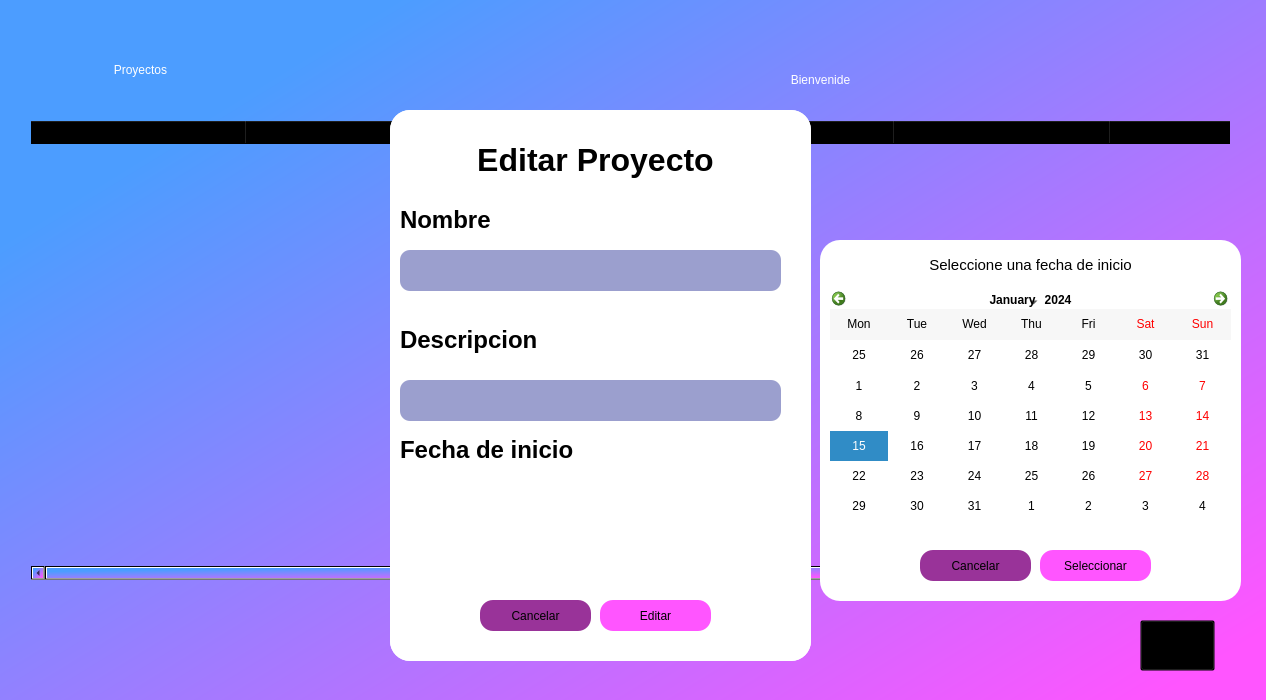
<?xml version="1.0" encoding="UTF-8"?>
<ui version="4.0">
 <class>Dialog</class>
 <widget class="QDialog" name="Dialog">
  <property name="enabled">
   <bool>true</bool>
  </property>
  <property name="geometry">
   <rect>
    <x>0</x>
    <y>0</y>
    <width>1266</width>
    <height>700</height>
   </rect>
  </property>
  <property name="windowTitle">
   <string>Dialog</string>
  </property>
  <widget class="QWidget" name="fondo" native="true">
   <property name="enabled">
    <bool>true</bool>
   </property>
   <property name="geometry">
    <rect>
     <x>-10</x>
     <y>0</y>
     <width>1280</width>
     <height>700</height>
    </rect>
   </property>
   <property name="mouseTracking">
    <bool>true</bool>
   </property>
   <property name="autoFillBackground">
    <bool>false</bool>
   </property>
   <property name="styleSheet">
    <string notr="true">background-color:qlineargradient(spread:pad, x1:0.147, y1:0.193182, x2:0.975, y2:0.925682, stop:0 rgba(76, 157, 255, 255), stop:0.997468 rgba(255, 85, 255, 255))</string>
   </property>
   <widget class="QLabel" name="label">
    <property name="geometry">
     <rect>
      <x>30</x>
      <y>30</y>
      <width>241</width>
      <height>81</height>
     </rect>
    </property>
    <property name="autoFillBackground">
     <bool>false</bool>
    </property>
    <property name="styleSheet">
     <string notr="true">font: 36pt &quot;Verdana&quot;;
 color:rgb(255, 255, 255);
background-color: rgba(0,0,0,0);
border-radius:20;</string>
    </property>
    <property name="text">
     <string>&lt;html&gt;&lt;head/&gt;&lt;body&gt;&lt;p align=&quot;center&quot;&gt;Proyectos&lt;/p&gt;&lt;/body&gt;&lt;/html&gt;</string>
    </property>
    <property name="alignment">
     <set>Qt::AlignLeading|Qt::AlignLeft|Qt::AlignVCenter</set>
    </property>
   </widget>
   <widget class="QTableWidget" name="tableWidget">
    <property name="geometry">
     <rect>
      <x>40</x>
      <y>120</y>
      <width>1201</width>
      <height>461</height>
     </rect>
    </property>
    <property name="styleSheet">
     <string notr="true">background-color: rgba(0,0,0,0);
font: 12pt &quot;Verdana&quot;;</string>
    </property>
    <property name="showGrid">
     <bool>true</bool>
    </property>
    <property name="wordWrap">
     <bool>true</bool>
    </property>
    <attribute name="horizontalHeaderVisible">
     <bool>true</bool>
    </attribute>
    <attribute name="horizontalHeaderDefaultSectionSize">
     <number>216</number>
    </attribute>
    <attribute name="horizontalHeaderHighlightSections">
     <bool>true</bool>
    </attribute>
    <attribute name="verticalHeaderCascadingSectionResizes">
     <bool>false</bool>
    </attribute>
    <attribute name="verticalHeaderDefaultSectionSize">
     <number>30</number>
    </attribute>
    <column>
     <property name="text">
      <string>Nombre</string>
     </property>
     <property name="font">
      <font>
       <family>Verdana</family>
       <pointsize>12</pointsize>
       <weight>75</weight>
       <bold>true</bold>
      </font>
     </property>
    </column>
    <column>
     <property name="text">
      <string>Descripcion</string>
     </property>
     <property name="font">
      <font>
       <family>Verdana</family>
       <pointsize>12</pointsize>
       <weight>75</weight>
       <bold>true</bold>
      </font>
     </property>
    </column>
    <column>
     <property name="text">
      <string>Fecha de inicio</string>
     </property>
     <property name="font">
      <font>
       <family>Verdana</family>
       <pointsize>12</pointsize>
       <weight>75</weight>
       <bold>true</bold>
      </font>
     </property>
    </column>
    <column>
     <property name="text">
      <string>Fecha estimada</string>
     </property>
     <property name="font">
      <font>
       <family>Verdana</family>
       <pointsize>12</pointsize>
       <weight>75</weight>
       <bold>true</bold>
      </font>
     </property>
    </column>
    <column>
     <property name="text">
      <string>Actividades</string>
     </property>
     <property name="font">
      <font>
       <family>Verdana</family>
       <pointsize>12</pointsize>
       <weight>75</weight>
       <bold>true</bold>
      </font>
     </property>
    </column>
    <column>
     <property name="text">
      <string>Editar</string>
     </property>
     <property name="font">
      <font>
       <family>Verdana</family>
       <pointsize>12</pointsize>
       <weight>75</weight>
       <bold>true</bold>
      </font>
     </property>
    </column>
    <column>
     <property name="text">
      <string>Eliminar</string>
     </property>
     <property name="font">
      <font>
       <family>Verdana</family>
       <pointsize>12</pointsize>
       <weight>75</weight>
       <bold>true</bold>
      </font>
     </property>
    </column>
   </widget>
   <widget class="QLabel" name="name">
    <property name="geometry">
     <rect>
      <x>940</x>
      <y>60</y>
      <width>221</width>
      <height>39</height>
     </rect>
    </property>
    <property name="styleSheet">
     <string notr="true">font: 26pt &quot;Rockwell&quot;; color:rgb(255, 255, 255);
background-color: rgba(0,0,0,0);
border-radius:20;</string>
    </property>
    <property name="text">
     <string/>
    </property>
   </widget>
   <widget class="QLabel" name="label_2">
    <property name="geometry">
     <rect>
      <x>690</x>
      <y>50</y>
      <width>281</width>
      <height>61</height>
     </rect>
    </property>
    <property name="autoFillBackground">
     <bool>false</bool>
    </property>
    <property name="styleSheet">
     <string notr="true">color:rgb(255, 255, 255);
font: 26pt &quot;Verdana&quot;;
background-color: rgba(0,0,0,0);
border-radius:20;</string>
    </property>
    <property name="text">
     <string>&lt;html&gt;&lt;head/&gt;&lt;body&gt;&lt;p align=&quot;center&quot;&gt;Bienvenide&lt;/p&gt;&lt;/body&gt;&lt;/html&gt;</string>
    </property>
    <property name="alignment">
     <set>Qt::AlignLeading|Qt::AlignLeft|Qt::AlignVCenter</set>
    </property>
   </widget>
   <widget class="QWidget" name="crp" native="true">
    <property name="enabled">
     <bool>true</bool>
    </property>
    <property name="geometry">
     <rect>
      <x>400</x>
      <y>110</y>
      <width>421</width>
      <height>551</height>
     </rect>
    </property>
    <property name="styleSheet">
     <string notr="true">background-color: rgb(255, 255, 255);
border-bottom-left-radius: 20px;
border-bottom-right-radius:20px;
border-top-left-radius: 20px;
border-top-right-radius: 20px;</string>
    </property>
    <widget class="QLabel" name="label_3">
     <property name="geometry">
      <rect>
       <x>10</x>
       <y>20</y>
       <width>391</width>
       <height>61</height>
      </rect>
     </property>
     <property name="autoFillBackground">
      <bool>false</bool>
     </property>
     <property name="styleSheet">
      <string notr="true">color: rgb(0, 0, 0);
font: 28pt &quot;Verdana&quot;;
background-color: rgba(0,0,0,0);
border-radius:20;</string>
     </property>
     <property name="text">
      <string>&lt;html&gt;&lt;head/&gt;&lt;body&gt;&lt;p align=&quot;center&quot;&gt;&lt;span style=&quot; font-size:24pt; font-weight:600;&quot;&gt;Crear Proyecto&lt;/span&gt;&lt;/p&gt;&lt;/body&gt;&lt;/html&gt;</string>
     </property>
     <property name="alignment">
      <set>Qt::AlignLeading|Qt::AlignLeft|Qt::AlignVCenter</set>
     </property>
    </widget>
    <widget class="QLabel" name="label_4">
     <property name="geometry">
      <rect>
       <x>10</x>
       <y>80</y>
       <width>281</width>
       <height>61</height>
      </rect>
     </property>
     <property name="autoFillBackground">
      <bool>false</bool>
     </property>
     <property name="styleSheet">
      <string notr="true">color: rgb(0, 0, 0);
background-color: rgba(0,0,0,0);
border-radius:20;
font: 75 16pt &quot;Verdana&quot;;</string>
     </property>
     <property name="text">
      <string>&lt;html&gt;&lt;head/&gt;&lt;body&gt;&lt;p&gt;&lt;span style=&quot; font-size:18pt; font-weight:600;&quot;&gt;Nombre&lt;/span&gt;&lt;/p&gt;&lt;/body&gt;&lt;/html&gt;</string>
     </property>
     <property name="alignment">
      <set>Qt::AlignLeading|Qt::AlignLeft|Qt::AlignVCenter</set>
     </property>
    </widget>
    <widget class="QPushButton" name="cancelarbtn">
     <property name="geometry">
      <rect>
       <x>90</x>
       <y>480</y>
       <width>111</width>
       <height>31</height>
      </rect>
     </property>
     <property name="styleSheet">
      <string notr="true">background-color: rgb(153, 51, 153);
border-radius:13px;</string>
     </property>
     <property name="text">
      <string>Cancelar</string>
     </property>
    </widget>
    <widget class="QLabel" name="label_6">
     <property name="geometry">
      <rect>
       <x>10</x>
       <y>200</y>
       <width>281</width>
       <height>61</height>
      </rect>
     </property>
     <property name="autoFillBackground">
      <bool>false</bool>
     </property>
     <property name="styleSheet">
      <string notr="true">color: rgb(0, 0, 0);
background-color: rgba(0,0,0,0);
border-radius:20;
font: 75 16pt &quot;Verdana&quot;;</string>
     </property>
     <property name="text">
      <string>&lt;html&gt;&lt;head/&gt;&lt;body&gt;&lt;p&gt;&lt;span style=&quot; font-size:18pt; font-weight:600;&quot;&gt;Descripcion&lt;/span&gt;&lt;/p&gt;&lt;/body&gt;&lt;/html&gt;</string>
     </property>
     <property name="alignment">
      <set>Qt::AlignLeading|Qt::AlignLeft|Qt::AlignVCenter</set>
     </property>
    </widget>
    <widget class="QLabel" name="label_5">
     <property name="geometry">
      <rect>
       <x>10</x>
       <y>320</y>
       <width>281</width>
       <height>61</height>
      </rect>
     </property>
     <property name="autoFillBackground">
      <bool>false</bool>
     </property>
     <property name="styleSheet">
      <string notr="true">color: rgb(0, 0, 0);
background-color: rgba(0,0,0,0);
border-radius:20;
font: 75 16pt &quot;Verdana&quot;;</string>
     </property>
     <property name="text">
      <string>&lt;html&gt;&lt;head/&gt;&lt;body&gt;&lt;p&gt;&lt;span style=&quot; font-size:18pt; font-weight:600;&quot;&gt;Fecha de inicio&lt;/span&gt;&lt;/p&gt;&lt;/body&gt;&lt;/html&gt;</string>
     </property>
     <property name="alignment">
      <set>Qt::AlignLeading|Qt::AlignLeft|Qt::AlignVCenter</set>
     </property>
    </widget>
    <widget class="QLineEdit" name="nom">
     <property name="geometry">
      <rect>
       <x>10</x>
       <y>140</y>
       <width>381</width>
       <height>41</height>
      </rect>
     </property>
     <property name="styleSheet">
      <string notr="true">background-color: rgb(155, 159, 206);
border-radius:10px;
font: 12pt &quot;Verdana&quot;;</string>
     </property>
    </widget>
    <widget class="QLineEdit" name="des">
     <property name="geometry">
      <rect>
       <x>10</x>
       <y>270</y>
       <width>381</width>
       <height>41</height>
      </rect>
     </property>
     <property name="styleSheet">
      <string notr="true">background-color: rgb(155, 159, 206);
border-radius:10px;
font: 12pt &quot;Verdana&quot;;</string>
     </property>
    </widget>
    <widget class="QPushButton" name="crearbtn">
     <property name="geometry">
      <rect>
       <x>210</x>
       <y>480</y>
       <width>111</width>
       <height>31</height>
      </rect>
     </property>
     <property name="styleSheet">
      <string notr="true">background-color:rgb(255, 85, 255);
border-radius:13px;</string>
     </property>
     <property name="text">
      <string>Crear</string>
     </property>
    </widget>
    <widget class="QPushButton" name="calendarbtn_2">
     <property name="geometry">
      <rect>
       <x>140</x>
       <y>370</y>
       <width>71</width>
       <height>61</height>
      </rect>
     </property>
     <property name="text">
      <string/>
     </property>
     <property name="icon">
      <iconset>
       <normaloff>../icons/calendar-icon.png</normaloff>../icons/calendar-icon.png</iconset>
     </property>
     <property name="iconSize">
      <size>
       <width>60</width>
       <height>60</height>
      </size>
     </property>
    </widget>
    <widget class="QLabel" name="fechaIniLabel">
     <property name="geometry">
      <rect>
       <x>10</x>
       <y>380</y>
       <width>141</width>
       <height>41</height>
      </rect>
     </property>
     <property name="styleSheet">
      <string notr="true">font: 12pt &quot;Verdana&quot;;</string>
     </property>
     <property name="text">
      <string>&lt;html&gt;&lt;head/&gt;&lt;body&gt;&lt;p&gt;&lt;br/&gt;&lt;/p&gt;&lt;/body&gt;&lt;/html&gt;</string>
     </property>
    </widget>
   </widget>
   <widget class="QWidget" name="editarp" native="true">
    <property name="enabled">
     <bool>true</bool>
    </property>
    <property name="geometry">
     <rect>
      <x>400</x>
      <y>110</y>
      <width>421</width>
      <height>551</height>
     </rect>
    </property>
    <property name="styleSheet">
     <string notr="true">background-color: rgb(255, 255, 255);
border-bottom-left-radius: 20px;
border-bottom-right-radius:20px;
border-top-left-radius: 20px;
border-top-right-radius: 20px;</string>
    </property>
    <widget class="QLabel" name="label_8">
     <property name="geometry">
      <rect>
       <x>10</x>
       <y>20</y>
       <width>391</width>
       <height>61</height>
      </rect>
     </property>
     <property name="autoFillBackground">
      <bool>false</bool>
     </property>
     <property name="styleSheet">
      <string notr="true">color: rgb(0, 0, 0);
font: 28pt &quot;Verdana&quot;;
background-color: rgba(0,0,0,0);
border-radius:20;</string>
     </property>
     <property name="text">
      <string>&lt;html&gt;&lt;head/&gt;&lt;body&gt;&lt;p align=&quot;center&quot;&gt;&lt;span style=&quot; font-size:24pt; font-weight:600;&quot;&gt;Editar Proyecto&lt;/span&gt;&lt;/p&gt;&lt;/body&gt;&lt;/html&gt;</string>
     </property>
     <property name="alignment">
      <set>Qt::AlignLeading|Qt::AlignLeft|Qt::AlignVCenter</set>
     </property>
    </widget>
    <widget class="QLabel" name="label_9">
     <property name="geometry">
      <rect>
       <x>10</x>
       <y>80</y>
       <width>281</width>
       <height>61</height>
      </rect>
     </property>
     <property name="autoFillBackground">
      <bool>false</bool>
     </property>
     <property name="styleSheet">
      <string notr="true">color: rgb(0, 0, 0);
background-color: rgba(0,0,0,0);
border-radius:20;
font: 75 16pt &quot;Verdana&quot;;</string>
     </property>
     <property name="text">
      <string>&lt;html&gt;&lt;head/&gt;&lt;body&gt;&lt;p&gt;&lt;span style=&quot; font-size:18pt; font-weight:600;&quot;&gt;Nombre&lt;/span&gt;&lt;/p&gt;&lt;/body&gt;&lt;/html&gt;</string>
     </property>
     <property name="alignment">
      <set>Qt::AlignLeading|Qt::AlignLeft|Qt::AlignVCenter</set>
     </property>
    </widget>
    <widget class="QPushButton" name="cancelarbtn_3">
     <property name="geometry">
      <rect>
       <x>90</x>
       <y>490</y>
       <width>111</width>
       <height>31</height>
      </rect>
     </property>
     <property name="styleSheet">
      <string notr="true">background-color: rgb(153, 51, 153);
border-radius:13px;</string>
     </property>
     <property name="text">
      <string>Cancelar</string>
     </property>
    </widget>
    <widget class="QLabel" name="label_10">
     <property name="geometry">
      <rect>
       <x>10</x>
       <y>200</y>
       <width>281</width>
       <height>61</height>
      </rect>
     </property>
     <property name="autoFillBackground">
      <bool>false</bool>
     </property>
     <property name="styleSheet">
      <string notr="true">color: rgb(0, 0, 0);
background-color: rgba(0,0,0,0);
border-radius:20;
font: 75 16pt &quot;Verdana&quot;;</string>
     </property>
     <property name="text">
      <string>&lt;html&gt;&lt;head/&gt;&lt;body&gt;&lt;p&gt;&lt;span style=&quot; font-size:18pt; font-weight:600;&quot;&gt;Descripcion&lt;/span&gt;&lt;/p&gt;&lt;/body&gt;&lt;/html&gt;</string>
     </property>
     <property name="alignment">
      <set>Qt::AlignLeading|Qt::AlignLeft|Qt::AlignVCenter</set>
     </property>
    </widget>
    <widget class="QLabel" name="label_11">
     <property name="geometry">
      <rect>
       <x>10</x>
       <y>310</y>
       <width>281</width>
       <height>61</height>
      </rect>
     </property>
     <property name="autoFillBackground">
      <bool>false</bool>
     </property>
     <property name="styleSheet">
      <string notr="true">color: rgb(0, 0, 0);
background-color: rgba(0,0,0,0);
border-radius:20;
font: 75 16pt &quot;Verdana&quot;;</string>
     </property>
     <property name="text">
      <string>&lt;html&gt;&lt;head/&gt;&lt;body&gt;&lt;p&gt;&lt;span style=&quot; font-size:18pt; font-weight:600;&quot;&gt;Fecha de inicio&lt;/span&gt;&lt;/p&gt;&lt;/body&gt;&lt;/html&gt;</string>
     </property>
     <property name="alignment">
      <set>Qt::AlignLeading|Qt::AlignLeft|Qt::AlignVCenter</set>
     </property>
    </widget>
    <widget class="QLineEdit" name="nom_2">
     <property name="geometry">
      <rect>
       <x>10</x>
       <y>140</y>
       <width>381</width>
       <height>41</height>
      </rect>
     </property>
     <property name="styleSheet">
      <string notr="true">background-color: rgb(155, 159, 206);
border-radius:10px;
font: 12pt &quot;Verdana&quot;;</string>
     </property>
    </widget>
    <widget class="QLineEdit" name="des_2">
     <property name="geometry">
      <rect>
       <x>10</x>
       <y>270</y>
       <width>381</width>
       <height>41</height>
      </rect>
     </property>
     <property name="styleSheet">
      <string notr="true">background-color: rgb(155, 159, 206);
border-radius:10px;
font: 12pt &quot;Verdana&quot;;</string>
     </property>
    </widget>
    <widget class="QPushButton" name="editarbtn">
     <property name="geometry">
      <rect>
       <x>210</x>
       <y>490</y>
       <width>111</width>
       <height>31</height>
      </rect>
     </property>
     <property name="styleSheet">
      <string notr="true">background-color:rgb(255, 85, 255);
border-radius:13px;</string>
     </property>
     <property name="text">
      <string>Editar</string>
     </property>
    </widget>
    <widget class="QPushButton" name="calendarbtn">
     <property name="geometry">
      <rect>
       <x>160</x>
       <y>360</y>
       <width>81</width>
       <height>61</height>
      </rect>
     </property>
     <property name="text">
      <string/>
     </property>
     <property name="icon">
      <iconset>
       <normaloff>../icons/calendar-icon.png</normaloff>../icons/calendar-icon.png</iconset>
     </property>
     <property name="iconSize">
      <size>
       <width>60</width>
       <height>60</height>
      </size>
     </property>
    </widget>
    <widget class="QLabel" name="fechaIniLabel_2">
     <property name="geometry">
      <rect>
       <x>20</x>
       <y>370</y>
       <width>141</width>
       <height>41</height>
      </rect>
     </property>
     <property name="styleSheet">
      <string notr="true">font: 12pt &quot;Verdana&quot;;</string>
     </property>
     <property name="text">
      <string>&lt;html&gt;&lt;head/&gt;&lt;body&gt;&lt;p&gt;&lt;br/&gt;&lt;/p&gt;&lt;/body&gt;&lt;/html&gt;</string>
     </property>
    </widget>
   </widget>
   <widget class="QWidget" name="eliminar" native="true">
    <property name="enabled">
     <bool>true</bool>
    </property>
    <property name="geometry">
     <rect>
      <x>480</x>
      <y>300</y>
      <width>321</width>
      <height>161</height>
     </rect>
    </property>
    <property name="styleSheet">
     <string notr="true">background-color: rgb(255, 255, 255);
border-bottom-left-radius: 20px;
border-bottom-right-radius:20px;
border-top-left-radius: 20px;
border-top-right-radius: 20px;</string>
    </property>
    <widget class="QLabel" name="label_7">
     <property name="geometry">
      <rect>
       <x>0</x>
       <y>10</y>
       <width>301</width>
       <height>71</height>
      </rect>
     </property>
     <property name="autoFillBackground">
      <bool>false</bool>
     </property>
     <property name="styleSheet">
      <string notr="true">color: rgb(0, 0, 0);
font: 18pt &quot;Verdana&quot;;
background-color: rgba(0,0,0,0);
border-radius:20;</string>
     </property>
     <property name="text">
      <string>&lt;html&gt;&lt;head/&gt;&lt;body&gt;&lt;p align=&quot;center&quot;&gt;&lt;span style=&quot; font-size:11pt;&quot;&gt;Esta seguro que desea eliminar&lt;/span&gt;&lt;/p&gt;&lt;/body&gt;&lt;/html&gt;</string>
     </property>
     <property name="alignment">
      <set>Qt::AlignLeading|Qt::AlignLeft|Qt::AlignVCenter</set>
     </property>
    </widget>
    <widget class="QLabel" name="nom_proy">
     <property name="geometry">
      <rect>
       <x>10</x>
       <y>60</y>
       <width>301</width>
       <height>41</height>
      </rect>
     </property>
     <property name="styleSheet">
      <string notr="true">font: 14pt &quot;Verdana&quot;;</string>
     </property>
     <property name="text">
      <string/>
     </property>
    </widget>
    <widget class="QPushButton" name="cancelarbtn_2">
     <property name="geometry">
      <rect>
       <x>70</x>
       <y>110</y>
       <width>81</width>
       <height>31</height>
      </rect>
     </property>
     <property name="styleSheet">
      <string notr="true">background-color: rgb(153, 51, 153);
border-radius:13px;</string>
     </property>
     <property name="text">
      <string>Cancelar</string>
     </property>
    </widget>
    <widget class="QPushButton" name="eliminarbtn">
     <property name="geometry">
      <rect>
       <x>180</x>
       <y>110</y>
       <width>91</width>
       <height>31</height>
      </rect>
     </property>
     <property name="styleSheet">
      <string notr="true">background-color:rgb(255, 85, 255);
border-radius:13px;</string>
     </property>
     <property name="text">
      <string>Eliminar</string>
     </property>
    </widget>
   </widget>
   <widget class="QPushButton" name="botoMAS">
    <property name="geometry">
     <rect>
      <x>1150</x>
      <y>620</y>
      <width>75</width>
      <height>51</height>
     </rect>
    </property>
    <property name="styleSheet">
     <string notr="true">background-color: rgba(0,0, 0, 0);</string>
    </property>
    <property name="text">
     <string/>
    </property>
    <property name="icon">
     <iconset>
      <normaloff>../icons/add-icon.png</normaloff>../icons/add-icon.png</iconset>
    </property>
    <property name="iconSize">
     <size>
      <width>50</width>
      <height>50</height>
     </size>
    </property>
   </widget>
   <widget class="QWidget" name="calendarioW" native="true">
    <property name="enabled">
     <bool>true</bool>
    </property>
    <property name="geometry">
     <rect>
      <x>830</x>
      <y>240</y>
      <width>421</width>
      <height>361</height>
     </rect>
    </property>
    <property name="styleSheet">
     <string notr="true">background-color: rgb(255, 255, 255);
border-bottom-left-radius: 20px;
border-bottom-right-radius:20px;
border-top-left-radius: 20px;
border-top-right-radius: 20px;</string>
    </property>
    <widget class="QLabel" name="label_12">
     <property name="geometry">
      <rect>
       <x>60</x>
       <y>-10</y>
       <width>301</width>
       <height>71</height>
      </rect>
     </property>
     <property name="autoFillBackground">
      <bool>false</bool>
     </property>
     <property name="styleSheet">
      <string notr="true">color: rgb(0, 0, 0);
font: 18pt &quot;Verdana&quot;;
background-color: rgba(0,0,0,0);
border-radius:20;</string>
     </property>
     <property name="text">
      <string>&lt;html&gt;&lt;head/&gt;&lt;body&gt;&lt;p align=&quot;center&quot;&gt;&lt;span style=&quot; font-size:11pt;&quot;&gt;Seleccione una fecha de inicio&lt;/span&gt;&lt;/p&gt;&lt;/body&gt;&lt;/html&gt;</string>
     </property>
     <property name="alignment">
      <set>Qt::AlignLeading|Qt::AlignLeft|Qt::AlignVCenter</set>
     </property>
    </widget>
    <widget class="QCalendarWidget" name="calendario">
     <property name="geometry">
      <rect>
       <x>10</x>
       <y>50</y>
       <width>401</width>
       <height>231</height>
      </rect>
     </property>
     <property name="styleSheet">
      <string notr="true">color: black</string>
     </property>
     <property name="firstDayOfWeek">
      <enum>Qt::Monday</enum>
     </property>
     <property name="verticalHeaderFormat">
      <enum>QCalendarWidget::NoVerticalHeader</enum>
     </property>
    </widget>
    <widget class="QPushButton" name="seleccionarbtn">
     <property name="geometry">
      <rect>
       <x>220</x>
       <y>310</y>
       <width>111</width>
       <height>31</height>
      </rect>
     </property>
     <property name="styleSheet">
      <string notr="true">background-color:rgb(255, 85, 255);
border-radius:13px;</string>
     </property>
     <property name="text">
      <string>Seleccionar</string>
     </property>
    </widget>
    <widget class="QPushButton" name="cancelarbtn_4">
     <property name="geometry">
      <rect>
       <x>100</x>
       <y>310</y>
       <width>111</width>
       <height>31</height>
      </rect>
     </property>
     <property name="styleSheet">
      <string notr="true">background-color: rgb(153, 51, 153);
border-radius:13px;</string>
     </property>
     <property name="text">
      <string>Cancelar</string>
     </property>
    </widget>
   </widget>
   <zorder>tableWidget</zorder>
   <zorder>label</zorder>
   <zorder>name</zorder>
   <zorder>label_2</zorder>
   <zorder>eliminar</zorder>
   <zorder>botoMAS</zorder>
   <zorder>calendarioW</zorder>
   <zorder>crp</zorder>
   <zorder>editarp</zorder>
  </widget>
 </widget>
 <resources/>
 <connections/>
</ui>
